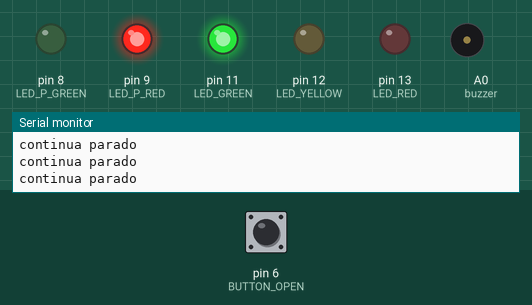
Recording of a sketch running on a simulated Arduino Uno, built with avr-gcc and run on an emulated ATmega328P. Parts: output pins drawn as LEDs (lit = HIGH), buzzer (waves = sounding), the last lines printed to the serial monitor. The test bench sets the inputs (shaded band); at power-on: pin 6 (BUTTON_OPEN) HIGH.

Above: at 10.3 s.
10.4 s: pin 6 (BUTTON_OPEN) pulled LOW for 0.15 s
At 11.7 s:
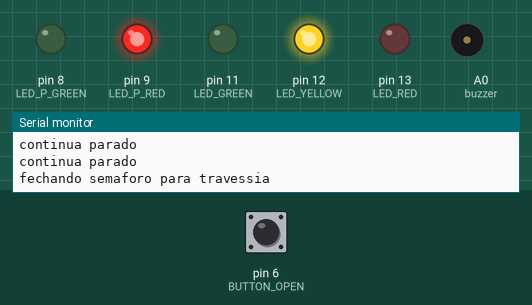
At 14.8 s:
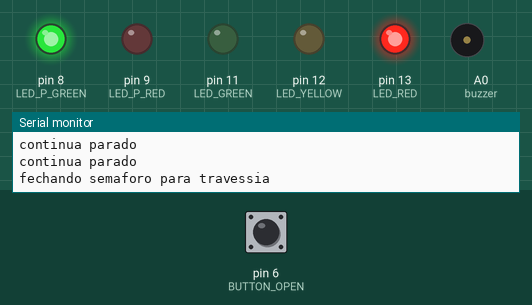
Timing chart, 0 to 16.3 s (numbered marks = the images above; inputs shaded):
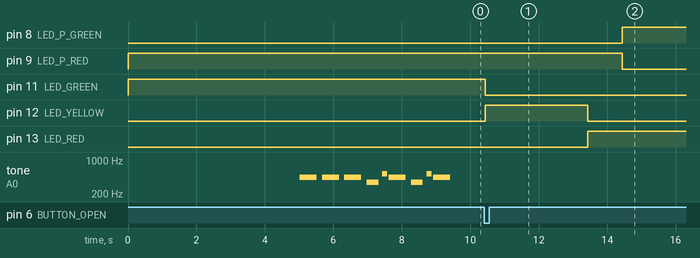

Measured:
- after the input at 10.4 s, pin 8 (LED_P_GREEN): LOW → HIGH after 4.0 s; pin 9 (LED_P_RED): HIGH → LOW after 4.0 s; pin 11 (LED_GREEN): HIGH → LOW at once; pin 12 (LED_YELLOW): LOW → HIGH at once, → LOW 3.0 s later; pin 13 (LED_RED): LOW → HIGH after 3.0 s
- by itself, tone on A0 (buzzer): plays 440 Hz for 0.50 s, 440 Hz for 0.50 s, 440 Hz for 0.50 s, 349 Hz for 0.35 s, 523 Hz for 0.15 s, 440 Hz for 0.50 s … (9 notes in this stretch)

The sketch:

semaforo_carro_pedestrev1.ino
```cpp
//link do repositório: https://github.com/d-Jhon-b/IOT-Models.git
//link do exemplo no wolki: https://wokwi.com/projects/459671671209434113


#define buzzer A0
//semáforo de carros
#define LED_RED 13
#define LED_YELLOW 12
#define LED_GREEN 11

//parte de pedestres
#define LED_P_RED 9
#define LED_P_GREEN 8

#define BUTTON_OPEN 6

unsigned long int tempo_atual;
unsigned long int tempo_30000ms;


int melody[] = { 440, 440, 440, 349, 523, 440, 349, 523, 440 };
int durations[] = { 500, 500, 500, 350, 150, 500, 350, 150, 500 };


void setup() {
  Serial.begin(9600);
  pinMode(LED_RED, OUTPUT);
  pinMode(LED_GREEN, OUTPUT);
  pinMode(LED_YELLOW, OUTPUT);
  pinMode(BUTTON_OPEN, INPUT);


  pinMode(buzzer, OUTPUT);

  pinMode(LED_P_RED, OUTPUT);
  pinMode(LED_P_GREEN, OUTPUT);
  tempo_30000ms = millis();
}

void loop() {

  digitalWrite(LED_GREEN, HIGH);
  digitalWrite(LED_RED, LOW);
  digitalWrite(LED_YELLOW, LOW);


  digitalWrite(LED_P_RED, HIGH);
  digitalWrite(LED_P_GREEN, LOW);
  delay(5000);

  for (int i = 0; i < 100; i++) {
    if (digitalRead(BUTTON_OPEN) == HIGH) {
      Serial.println("Botao pressionado! Cortando ciclo automatico...");
      Serial.println("init dos cabaça de nós todosa");
      tocarJingle();
      while(digitalRead(BUTTON_OPEN) == HIGH) {
        Serial.println("continua parado");
        delay(10);
      }
      break;
    }
    delay(100);
  }

  Serial.println("fechando semaforo para travessia");
  digitalWrite(LED_GREEN, LOW);
  digitalWrite(LED_YELLOW, HIGH);

  delay(3000);

  digitalWrite(LED_YELLOW, LOW);
  digitalWrite(LED_RED, HIGH);
  delay(1000);

  digitalWrite(LED_P_RED, LOW);
  digitalWrite(LED_P_GREEN, HIGH);
  delay(8000);

  digitalWrite(LED_P_GREEN, LOW);
  digitalWrite(LED_P_RED, HIGH);
  delay(2000);

}


void tocarJingle() {
  for (int i = 0; i < 9; i++) {
    // tone(pino, frequência, duração)
    tone(buzzer, melody[i], durations[i]);

    // Pequena pausa entre as notas para não embolar o som
    int pauseBetweenNotes = durations[i] * 1.30;
    delay(pauseBetweenNotes);

    // Garante que o som pare antes da próxima nota
    noTone(buzzer);
  }
}
```
